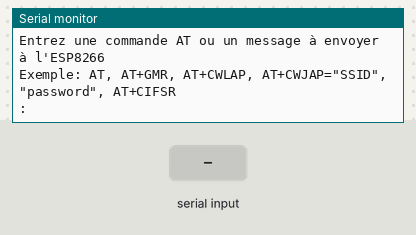
A program run on a simulated Arduino Mega 2560, built with avr-gcc and run on an emulated ATmega2560. Shown: the last lines printed to the serial monitor. The test bench sets the inputs (shaded band).

Above: at 1.3 s.
1.4 s: "1" received over the second serial link
At 2.1 s:
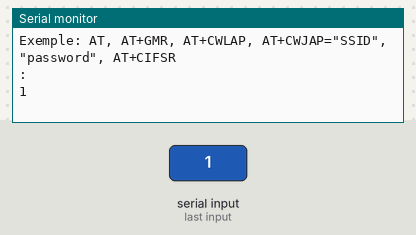
2.9 s: "0" received over the second serial link
At 3.2 s:
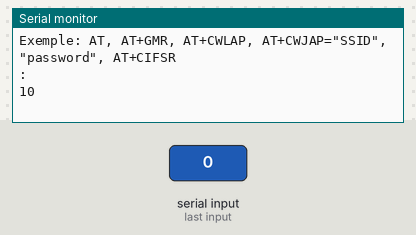

Measured:
- after the input at 1.4 s, the serial monitor: prints a new line at once (image 1)
- after the input at 2.9 s, the serial monitor: prints a new line at once (image 2)

The program:

main.cpp
```cpp
/*
  ESP8266 AT Command Tester

  Ce programme permet de tester les commandes AT de l'ESP8266
  en utilisant un module ESP8266 connecté au port Serial1.

  Voici les commandes AT les plus courantes:
  - AT        : test de communication
  - AT+GMR    : affiche la version du firmware
  - AT+CWLAP  : scan des réseaux wifi
  - AT+CWJAP="SSID","password" : connexion à un réseau wifi
  - AT+CIFSR  : affiche l'adresse IP de l'ESP8266 et l'adresse MAC

  NOTE: AJOUTER LES LIGNES SUIVANTES DANS LE FICHIER platformio.ini

    monitor_filters = send_on_enter
    monitor_echo = yes
*/

#include <Arduino.h>
#define VITESSE_MONITEUR  9600
#define VITESSE_ESP8266   115200
#define DELAI_BUFFER      500

void setup()
{
  Serial.begin(VITESSE_MONITEUR);     // Pour afficher les messages dans le moniteur série
  Serial1.begin(VITESSE_ESP8266);     // Pour communiquer avec l'ESP8266
  Serial.println("\nTester des commandes AT avec un ESP8266");
  Serial.println("\nEntrez une commande AT ou un message à envoyer à l'ESP8266");
  Serial.println("\nExemple: AT, AT+GMR, AT+CWLAP, AT+CWJAP=\"SSID\",\"password\", AT+CIFSR\n\n: ");
} // Fin de la fonction setup

void loop()
{
  if(Serial1.available())  // Vérifie si l'ESP8266 a envoyé des données
  {
    while(Serial1.available())
    {
      char c = Serial1.read();  // lit les données de l'ESP8266
      Serial.write(c);          // affiche les données dans le moniteur série
    }
  }

  if(Serial.available())
  {
    delay(DELAI_BUFFER);  // Attendre DELAI_BUFFER pour recevoir toutes les données
    // Lire les données du moniteur série et les stocker dans une chaîne de caractères
    String cmd = "";
    while(Serial.available())
    {
      cmd += (char)Serial.read();
    }
    // Envoyer la commande AT à l'ESP8266
    Serial1.println(cmd);
  }
} // Fin de la fonction loop
```
